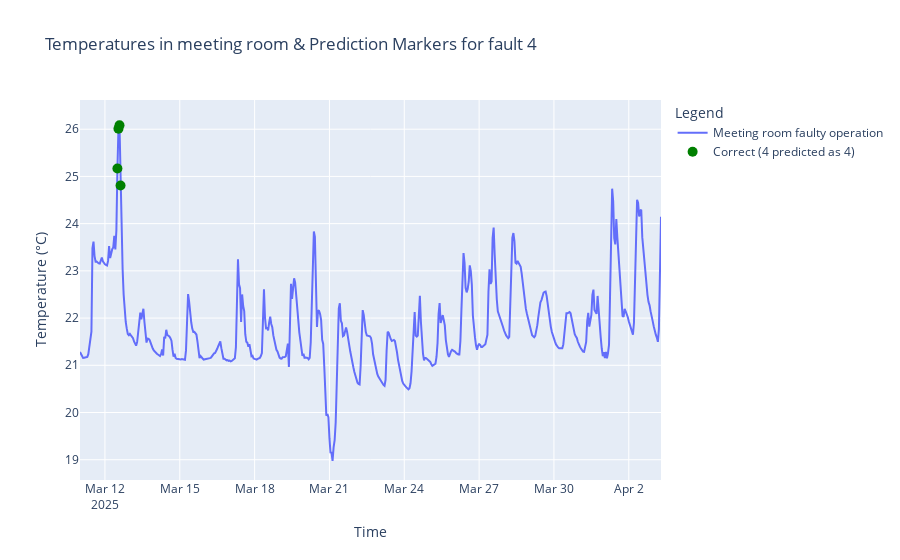

The cell this chart's notebook holds for it:
### Code cell
fig = go.Figure()

# Base temperature curve
fig.add_trace(go.Scatter(
    x=df_engen['Time'], 
    y=df_engen[test_temp], 
    mode='lines', 
    name='Meeting room faulty operation'
))

# Convert y_pred to a Pandas Series with the correct index
y_pred_series = pd.Series(y_pred, index=test_y.index)

# Find indices for different cases
correct_1_indices = (test_y == 4) & (y_pred_series == 4)  # True 1, Pred 1 -> Green
false_negative_indices = (test_y == 4) & (y_pred_series == 0)  # True 1, Pred 0 -> Red
false_positive_indices = (test_y == 0) & (y_pred_series == 4)  # True 0, Pred 1 -> Orange

# Extract timestamps
correct_1_timestamps = df_engen.loc[test_y.index, 'Time'][correct_1_indices]
false_negative_timestamps = df_engen.loc[test_y.index, 'Time'][false_negative_indices]
false_positive_timestamps = df_engen.loc[test_y.index, 'Time'][false_positive_indices]

# Extract corresponding temperatures
correct_1_temps = df_engen.loc[test_y.index, test_temp][correct_1_indices]
false_negative_temps = df_engen.loc[test_y.index, test_temp][false_negative_indices]
false_positive_temps = df_engen.loc[test_y.index, test_temp][false_positive_indices]

# Add markers for correct predictions (Green)
fig.add_trace(go.Scatter(
    x=correct_1_timestamps,
    y=correct_1_temps,
    mode='markers',
    marker=dict(color='green', size=10),
    name='Correct (4 predicted as 4)'
))

# Add markers for false negatives (Red)
fig.add_trace(go.Scatter(
    x=false_negative_timestamps,
    y=false_negative_temps,
    mode='markers',
    marker=dict(color='red', size=10, symbol='x'),
    name='False Negative (4 predicted as 0)'
))

# Add markers for false positives (Orange)
fig.add_trace(go.Scatter(
    x=false_positive_timestamps,
    y=false_positive_temps,
    mode='markers',
    marker=dict(color='orange', size=10, symbol='triangle-up'),
    name='False Positive (0 predicted as 4)'
))

# Customize layout
fig.update_layout(
    title="Temperatures in meeting room & Prediction Markers for fault 4",
    xaxis_title="Time",
    yaxis_title="Temperature (°C)",
    legend_title="Legend",
    template="plotly"
)

# Show the plot
fig.show()

### Figure 1 — Plotly figure (JSON) as saved in the notebook; plotly's stock layout.template omitted (floating-point values rounded to 4 significant figures; data arrays with more than 128 entries replaced by an {"elided": "..."} marker saying what was removed)
{"data": [{"mode": "lines", "name": "Meeting room faulty operation", "type": "scatter", "x": {"elided": "560 str values"}, "y": {"elided": "560 float values"}}, {"marker": {"color": "green", "size": 10}, "mode": "markers", "name": "Correct (4 predicted as 4)", "type": "scatter", "x": ["2025-03-12 12:00:00", "2025-03-12 13:00:00", "2025-03-12 14:00:00", "2025-03-12 15:00:00"], "y": [25.17, 26.01, 26.08, 24.81]}, {"marker": {"color": "red", "size": 10, "symbol": "x"}, "mode": "markers", "name": "False Negative (4 predicted as 0)", "type": "scatter", "x": [], "y": []}, {"marker": {"color": "orange", "size": 10, "symbol": "triangle-up"}, "mode": "markers", "name": "False Positive (0 predicted as 4)", "type": "scatter", "x": [], "y": []}], "layout": {"legend": {"title": {"text": "Legend"}}, "title": {"text": "Temperatures in meeting room & Prediction Markers for fault 4"}, "xaxis": {"title": {"text": "Time"}}, "yaxis": {"title": {"text": "Temperature (°C)"}}}}
